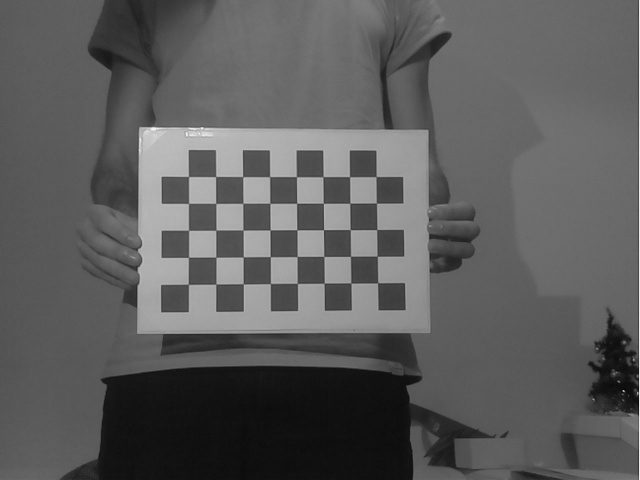
#> input picture calibrate-camera/captured/00.jpg, 640 x 480 px; its folder holds only this picture in this run
$ python calibrate_camera.py --input_dir captured
#> lines starting #> are read from the running program, lines starting #| are printed output that depends on the picture; after the words box and inside, x2 and y2 are one past the last pixel; in counts of white or black regions, pixels touching at a corner belong together; long printed decimals are rounded
import os
from multiprocessing.dummy import Pool as ThreadPool
import argparse
from glob import glob
import numpy as np
import cv2
# from common import splitfn


def splitfn(file_path):
    file_path_parts = file_path.split(sep=os.sep)
    _path = os.path.join(*file_path_parts[:-1])
    file_name = file_path_parts[-1]
    file_name_parts = file_name.split(sep='.')
    return _path, file_name_parts[0], file_name_parts[1]


def calibrate_camera(
        input_folder: str,
        square_size: float,
        threads: int,
        output_folder: str):
    """
    Camera calibration for distorted images with chess board samples.
    Reads distorted images, calculates the calibration and write undistorted images

    Usage:
        calibrate_camera(input_folder, sz, threads, output_folder)

    """
#> called with input_folder = 'captured', square_size = 2.82, threads = 4, output_folder = './output/'

    # Store all image names from the specified folder in img_names
    img_names = glob(input_folder + '/*.jpg')
    # If there is no output_folder, simply create a new one
    if not os.path.isdir(output_folder):
        os.mkdir(output_folder)

    # We have a chessboard with 9 x 6 squares.
    # Number of inner corner: number of intersections of squares (8 x 5).
    pattern_size = (8, 5)
    # Get for each point in the grid the i,j indices
    pattern_points = np.zeros((np.prod(pattern_size), 3), np.float32)
    pattern_points[:, :2] = np.indices(pattern_size).T.reshape(-1, 2)
    # Multiply these indices by square size to get real 3D x,y coordinates
    pattern_points *= square_size

    obj_points = []
    img_points = []
    # Images must be loaded grayscale
    h, w = cv2.imread(img_names[0], cv2.IMREAD_GRAYSCALE).shape[:2]  # TODO: use imquery call to retrieve results
#> h = 480; w = 640

    # Process each image from input_dir
    def processImage(fn):
#> called with fn = 'captured/00.jpg'
        print('Processing %s... ' % fn)
        image = cv2.imread(fn, 0)
#> image is the input picture: shape (480, 640); min 5, max 242, mean 91.9
        if image is None:
            print("Failed to load", fn)
            return None

        assert w == image.shape[1] and h == image.shape[0], ("Size: %d x %d ... " % (image.shape[1], image.shape[0]))
        # Detect corners 2D coordinate in the image.
        # Found will be true only if 8x5 image corners will be detected in the image.
        # If the image is too dark or too bright the algorithm may fail detecting corners and found would be false.
        found, chess_corners = cv2.findChessboardCorners(image, pattern_size)
#> found = True; chess_corners = 40 rows, first 8: [377.6, 282.8], [350.8, 283.1], [324.1, 283.2], [297.4, 283.5], [270.4, 283.5], [243.3, 283.9], [215.9, 284], [188.4, 284.4]
        if found:
            # Refining corner position to subpixel iteratively until criteria
            # max_count=30 or criteria_eps_error=1 is satisfied
            term = (cv2.TERM_CRITERIA_EPS + cv2.TERM_CRITERIA_COUNT, 30, 0.1)
            # Image corners
            cv2.cornerSubPix(image, chess_corners, (5, 5), (-1, -1), term)

        # Save chessboard with drawn corners in output_folder
        vis = cv2.cvtColor(image, cv2.COLOR_GRAY2BGR)
        cv2.drawChessboardCorners(vis, pattern_size, chess_corners, found)
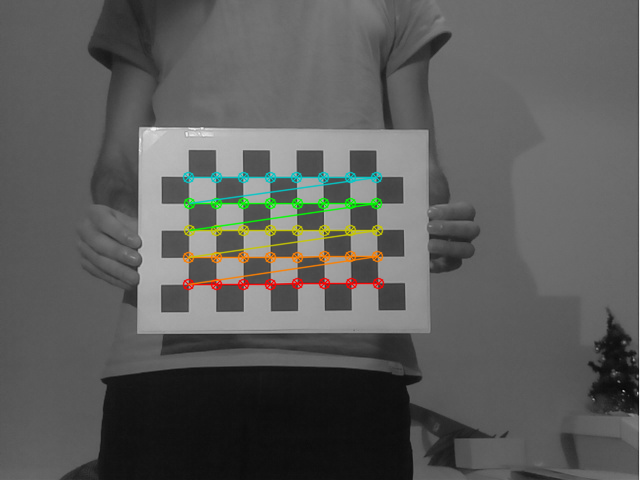
#> vis: shape (480, 640, 3); 2.63% of pixels changed, all inside (x1, y1, x2, y2) = (182, 171, 385, 291)
        _path, name, _ext = splitfn(fn)
        out_chess = os.path.join(output_folder, name + '_chess.png')
        cv2.imwrite(out_chess, vis)

        if not found:
            print('Chessboard not found')
            return None

        print('           %s... OK' % fn)
        return chess_corners.reshape(-1, 2), pattern_points

    threads_num = int(threads)
    if threads_num <= 1:
        chessboards = [processImage(fn) for fn in img_names]
    else:
        # Multithreaded chessboard image processing
        print("Run with %d threads..." % threads_num)
        pool = ThreadPool(threads_num)
        chessboards = pool.map(processImage, img_names)
#> chessboards = 1 item
    # Process each chessboard image
    chessboards = [x for x in chessboards if x is not None]
    for (corners, pattern_points) in chessboards:
        img_points.append(corners)
        obj_points.append(pattern_points)
#> this loop made 1 pass
#> after the loop, img_points = 1 point arrays, longest 40 points; obj_points = 1 item

    # This method takes as input the corresponding points and the width and height of the image
    # and returns all the parameters of the camera
    rms, camera_matrix, dist_coefs, rvecs, tvecs = cv2.calibrateCamera(obj_points, img_points, (w, h), None, None)
#> rms = 0.0743; camera_matrix = [[2156.4, 0, 399.8], [0, 2169.3, 283.8], [0, 0, 1]]; dist_coefs = [[2.07, 25.53, 0.0473, 0.07, -3415.7]]; rvecs = ([-0.174, 0.214, 3.12],); tvecs = ([-2.34, -0.0948, 225.8],)
    # - RMS (root mean square error): re-projection error in pixel using the estimated camera parameters.
    #    The lower it is, the better calibration will be obtained. Usually [0.1 - 1] range is good calibration.
    # - camera_matrix: Intrinsics parameters of the camera expressed as 3x3 matrix
    # - dist_coefs: lens distortion coefficients expressed as 1x5 array
    # - rvecs: rotations of the cameras for each chessboard image (Nx3 array)
    #   N: number of images where the chessboard was found during calibration;
    #   3: number of Depth of Field of the rotations.
    # tvecs: translations of the cameras for each chessboard image (Nx3 array).
    #   N: same as before;
    #   3: are coordinates of 3D translation vectors.

    # Save parameters to file
    np.save("camera_matrix.npy", camera_matrix)
    # print(np.load("parameters.npy"))  # test
    np.save("distortion_coefficients.npy", dist_coefs)
    # print(np.load("distortion_coefficients.npy"))  # test

    print("\nRMS:", rms)
#| RMS: 0.07425
    print("camera matrix:\n", camera_matrix)
#| camera matrix:
#|  [[2.15636774e+03 0.00000000e+00 3.99815729e+02]
#|  [0.00000000e+00 2.16925285e+03 2.83774449e+02]
#|  [0.00000000e+00 0.00000000e+00 1.00000000e+00]]
    print("distortion coefficients: ", dist_coefs.ravel())
#| distortion coefficients:  [ 2.07064550e+00  2.55277581e+01  4.72794828e-02  6.99774224e-02
#|  -3.41569494e+03]

    # undistort the image with the calibration
    print('')
    # For every image used for calibration:
    for fn in img_names:
        # Get path, name and extension of the image
        path, name, ext = splitfn(fn)
        # Save the undistorted image version into output_folder
        img_found = os.path.join(output_folder, name + '_chess.png')
        outfile = os.path.join(output_folder, name + '_undistorted.png')

        img = cv2.imread(img_found)
        if img is None:
            continue

        h, w = img.shape[:2]
        # Undistort the image
        newcameramtx, roi = cv2.getOptimalNewCameraMatrix(camera_matrix, dist_coefs, (w, h), 1, (w, h))
#> newcameramtx = [[2170.6, 0, 402.4], [0, 2035.7, 291.5], [0, 0, 1]]; roi = (0, 28, 629, 436)
        dst = cv2.undistort(img, camera_matrix, dist_coefs, None, newcameramtx)
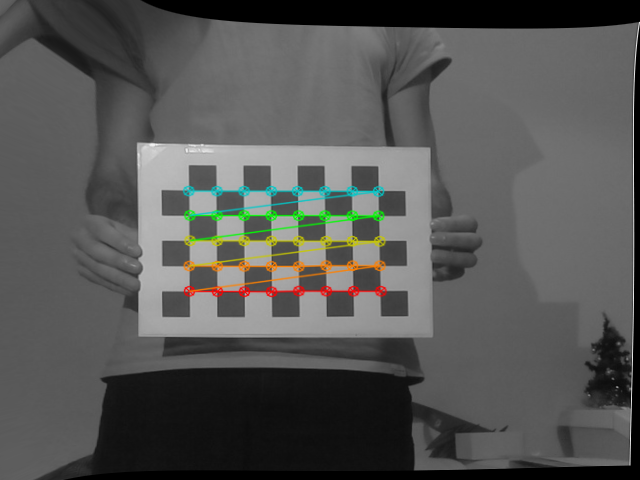
#> dst: shape (480, 640, 3); mean B, G, R 84.2, 85.9, 85.5

        # crop and save the image
        x, y, w, h = roi
#> x = 0; y = 28; w = 629; h = 436
        dst = dst[y:y+h, x:x+w]
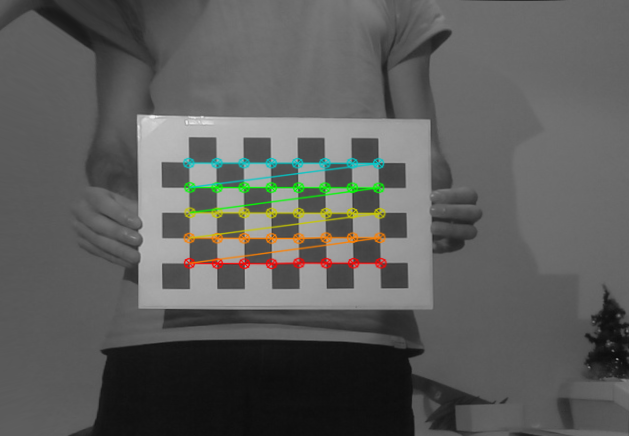
#> dst: shape (436, 629, 3); mean B, G, R 91.3, 93.1, 92.7

        print('Undistorted image written to: %s' % outfile)
        cv2.imwrite(outfile, dst)

    print('Done')


def main():
    # Construct argument parser and add arguments to it
    ap = argparse.ArgumentParser()
    ap.add_argument(
        "-s",
        "--square_size",
        required=False,
        type=float,
        default=2.82,
        help="Output folder in which images will be saved (default 2.82)",
    )
    ap.add_argument(
        "-t",
        "--threads",
        type=int,
        required=False,
        default=4,
        help="Number of threads (default 4)",
    )
    ap.add_argument(
        "-i",
        "--input_dir",
        required=True,
        help="Folder with all samples required for calibration",
    )
    ap.add_argument(
        "-o",
        "--output_dir",
        required=False,
        default='./output/',
        help="Folder with info about calibration (default ./output/)",
    )
    args = vars(ap.parse_args())
    calibrate_camera(args["input_dir"], args["square_size"], args["threads"], args["output_dir"])


if __name__ == '__main__':
    print(__doc__)
    main()
    cv2.destroyAllWindows()

$ run again, on calibrate-camera/captured/01.jpg
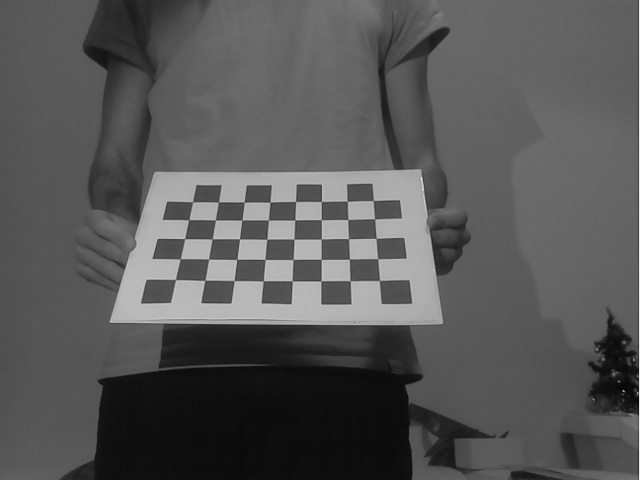
#> input picture calibrate-camera/captured/01.jpg, 640 x 480 px
#> in calibrate_camera, `h, w = cv2.imread(img_names[0], cv2.IMREAD_GRAYSCALE).shape[:2]`: h = 480; w = 640
#> in processImage, image is the input picture: shape (480, 640); min 0, max 237, mean 86.5
#> found = True; chess_corners = 40 rows, first 8: [379.4, 280.4], [350.1, 280.7], [321, 280.9], [292.2, 281], [263.3, 280.8], [234, 280.6], [204.9, 280.3], [175.5, 279.6]
#> in processImage, `cv2.drawChessboardCorners(vis, pattern_size, chess_corners, found)`:
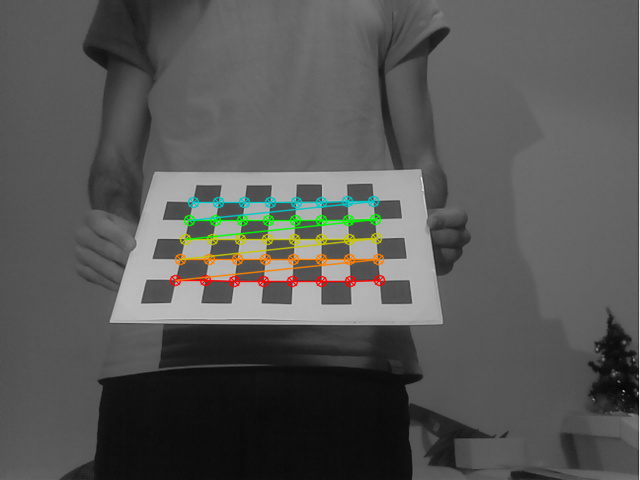
#> vis: shape (480, 640, 3); 2.59% of pixels changed, all inside (x1, y1, x2, y2) = (169, 195, 386, 288)
#> chessboards = 1 item
#> the loop in calibrate_camera, `for (corners, pattern_points) in chessboards:` made 1 pass
#> after the loop in calibrate_camera, `for (corners, pattern_points) in chessboards:`: img_points = 1 point arrays, longest 40 points; obj_points = 1 item
#> rms = 0.156; camera_matrix = [[370.3, 0, 289.3], [0, 303.7, 243.6], [0, 0, 1]]; dist_coefs = [[-0.0799, 2.7, -0.0382, -0.0273, -15.18]]; rvecs = ([-0.132, -0.759, -3.03],); tvecs = ([8.7, 4.4, 34.74],)
#| RMS: 0.1561
#| camera matrix:
#|  [[370.292   0.         289.329]
#|  [  0.         303.715 243.552]
#|  [  0.           0.           1.        ]]
#| distortion coefficients:  [ -0.07993   2.696  -0.0382  -0.02728 -15.177]
#> newcameramtx = [[370.3, 0, 289.3], [0, 303.7, 243.6], [0, 0, 1]]; roi = (0, 0, 639, 479)
#> in calibrate_camera, `x, y, w, h = roi`: x = 0; w = 639; h = 479
#> in calibrate_camera, `dst = dst[y:y+h, x:x+w]`:
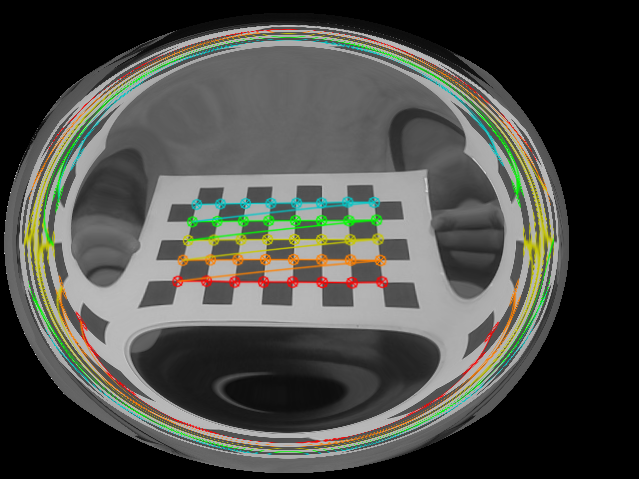
#> dst: shape (479, 639, 3); mean B, G, R 70.3, 75.7, 74.5

$ run again, on calibrate-camera/captured/02.jpg
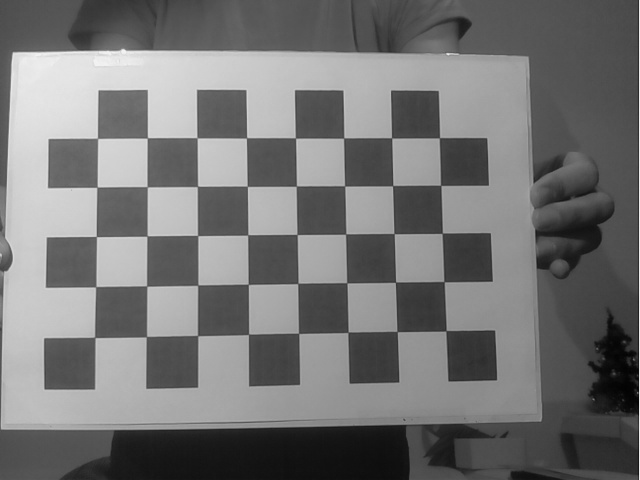
#> input picture calibrate-camera/captured/02.jpg, 640 x 480 px
#> in calibrate_camera, `h, w = cv2.imread(img_names[0], cv2.IMREAD_GRAYSCALE).shape[:2]`: h = 480; w = 640
#> in processImage, image is the input picture: shape (480, 640); min 2, max 243, mean 116.6
#> found = True; chess_corners = 40 rows, first 8: [446, 330.7], [397.2, 331.5], [348, 332.3], [298.6, 333.4], [248.6, 334.2], [197.7, 335.6], [146.5, 336.5], [94.82, 337.4]
#> in processImage, `cv2.drawChessboardCorners(vis, pattern_size, chess_corners, found)`:
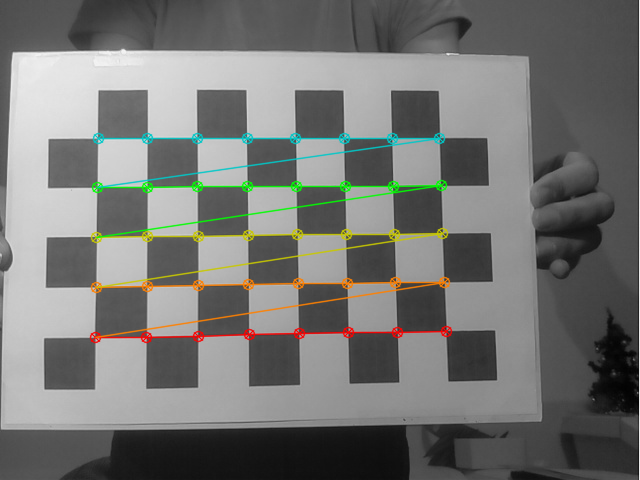
#> vis: shape (480, 640, 3); 4.09% of pixels changed, all inside (x1, y1, x2, y2) = (89, 132, 453, 344)
#> chessboards = 1 item
#> the loop in calibrate_camera, `for (corners, pattern_points) in chessboards:` made 1 pass
#> after the loop in calibrate_camera, `for (corners, pattern_points) in chessboards:`: img_points = 1 point arrays, longest 40 points; obj_points = 1 item
#> rms = 0.135; camera_matrix = [[975.8, 0, 342], [0, 981.8, 260.1], [0, 0, 1]]; dist_coefs = [[0.558, -8.98, 0.00565, 0.000581, 45.24]]; rvecs = ([-0.127, 0.195, 3.12],); tvecs = ([5.96, 4.03, 56.4],)
#| RMS: 0.1346
#| camera matrix:
#|  [[975.795   0.         342.023]
#|  [  0.         981.844 260.140]
#|  [  0.           0.           1.        ]]
#| distortion coefficients:  [ 5.58208865e-01 -8.98150261e+00  5.64652701e-03  5.80764649e-04
#|   4.52411298e+01]
#> newcameramtx = [[988.4, 0, 341.3], [0, 991.4, 261.2], [0, 0, 1]]; roi = (15, 13, 618, 459)
#> in calibrate_camera, `x, y, w, h = roi`: x = 15; y = 13; w = 618; h = 459
#> in calibrate_camera, `dst = dst[y:y+h, x:x+w]`:
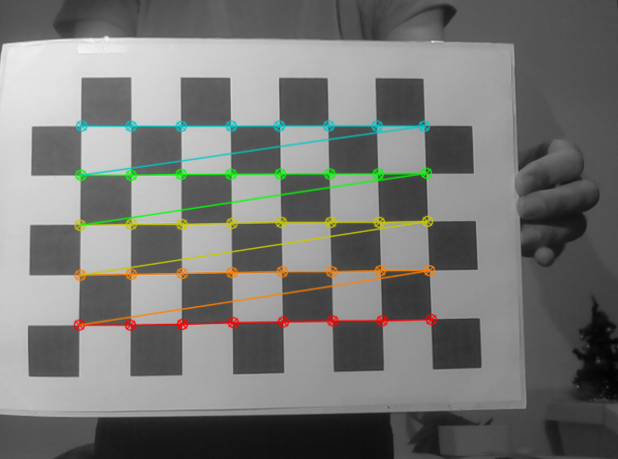
#> dst: shape (459, 618, 3); mean B, G, R 116.5, 119.4, 118.6
